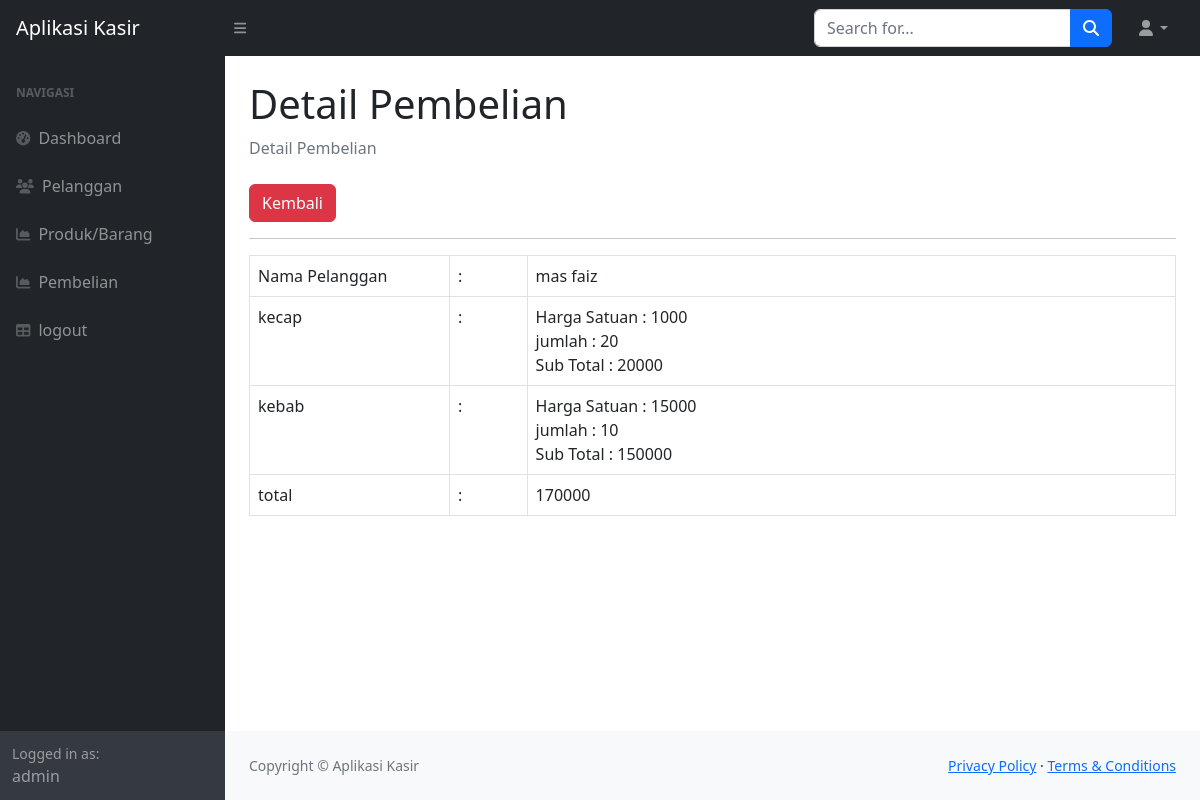
The page /ukk_kasir/index.php?page=penjualan_detail&&id=7 (signed in) on the database its author committed.
### tables this page shows
CREATE TABLE `penjualan` (
  `id_penjualan` int(11) NOT NULL,
  `tanggal_penjualan` date DEFAULT NULL,
  `total_harga` int(11) DEFAULT NULL,
  `id_pelanggan` int(11) DEFAULT NULL
);

CREATE TABLE `pelanggan` (
  `id_pelanggan` int(11) NOT NULL,
  `nama_pelanggan` varchar(255) DEFAULT NULL,
  `alamat` text DEFAULT NULL,
  `no_telepon` varchar(255) DEFAULT NULL
);

CREATE TABLE `detail_penjualan` (
  `id_detail` int(11) NOT NULL,
  `id_penjualan` int(11) DEFAULT NULL,
  `id_produk` int(11) DEFAULT NULL,
  `jumlah_produk` int(11) DEFAULT NULL,
  `sub_total` int(11) DEFAULT NULL
);

CREATE TABLE `produk` (
  `id_produk` int(11) NOT NULL,
  `nama_produk` varchar(255) DEFAULT NULL,
  `harga` int(11) DEFAULT NULL,
  `stock` int(11) DEFAULT NULL
);

### ukk_kasir/penjualan_detail.php (the view)
<?php
    $id = $_GET['id'];
    $query = mysqli_query($koneksi, "SELECT*FROM penjualan LEFT JOIN pelanggan on pelanggan.id_pelanggan = penjualan.id_pelanggan WHERE id_penjualan=$id");
    $data = mysqli_fetch_array($query);
?>
<div class="container-fluid px-4">
                        <h1 class="mt-4">Detail Pembelian</h1>
                        <ol class="breadcrumb mb-4">
                            <li class="breadcrumb-item active">Detail Pembelian</li>
                        </ol>
                        <a href="?page=pelanggan" class="btn btn-danger">Kembali</a>
                        <hr>
                        <form method="post">
                            <table class="table table-bordered">
                                <tr>
                                    <td width="200">Nama Pelanggan</td>
                                    <td widht="1">:</td>
                                    <td>
                                        <?php echo $data ['nama_pelanggan']; ?>
                                    </td>
                                </tr>
                                <?php
                                    $pro = mysqli_query($koneksi, "SELECT*FROM detail_penjualan LEFT JOIN produk on produk.id_produk = detail_penjualan.id_produk where id_penjualan = $id");
                                    while($produk = mysqli_fetch_array($pro)) {
                                ?>
                                <tr>
                                    <td><?php echo $produk['nama_produk']; ?></td>
                                    <td>:</td>
                                    <td>
                                        Harga Satuan : <?php echo $produk['harga']; ?><br>
                                        jumlah : <?php echo $produk['jumlah_produk']; ?><br>
                                        Sub Total : <?php echo $produk['sub_total']; ?>
                                    </td>
                                </tr>
                                <?php
                                    }
                                    ?>
                                    <td>total</td>
                                    <td>:</td>
                                    <td><?php echo $data['total_harga']; ?></td>
                            </table>
                        </form>
                    </div>

### ukk_kasir/index.php (shortened to what this page needs)
<!DOCTYPE html>
<html lang="en">
    <head>
        <link href="https://cdn.jsdelivr.net/npm/simple-datatables@7.1.2/dist/style.min.css" rel="stylesheet" />
        <link href="css/styles.css" rel="stylesheet" />
    </head>
    <body class="sb-nav-fixed">
        <nav class="sb-topnav navbar navbar-expand navbar-dark bg-dark">
            <a class="navbar-brand ps-3" href="index.html">Aplikasi Kasir</a>
            <button class="btn btn-link btn-sm order-1 order-lg-0 me-4 me-lg-0" id="sidebarToggle" href="#!"><i class="fas fa-bars"></i></button>
            <form class="d-none d-md-inline-block form-inline ms-auto me-0 me-md-3 my-2 my-md-0">
                <div class="input-group">
                    <input class="form-control" type="text" placeholder="Search for..." aria-label="Search for..." aria-describedby="btnNavbarSearch" />
                    <button class="btn btn-primary" id="btnNavbarSearch" type="button"><i class="fas fa-search"></i></button>
                </div>
            </form>
            <ul class="navbar-nav ms-auto ms-md-0 me-3 me-lg-4">
                <li class="nav-item dropdown">
                    <a class="nav-link dropdown-toggle" id="navbarDropdown" href="#" role="button" data-bs-toggle="dropdown" aria-expanded="false"><i class="fas fa-user fa-fw"></i></a>
                </li>
            </ul>
        </nav>
        <div id="layoutSidenav">
            <div id="layoutSidenav_nav">
                <nav class="sb-sidenav accordion sb-sidenav-dark" id="sidenavAccordion">
                    <div class="sb-sidenav-menu">
                        <div class="nav">
                            <div class="sb-sidenav-menu-heading">Navigasi</div>
                            <a class="nav-link" href="index.php">
                                <div class="sb-nav-link-icon"><i class="fas fa-tachometer-alt"></i></div>
                                Dashboard
                            </a>
                            <a class="nav-link" href="?page=pelanggan">
                                <div class="sb-nav-link-icon"><i class="fas fa-users"></i></div>
                                Pelanggan
                            </a>
                            <a class="nav-link" href="?page=produk">
                                <div class="sb-nav-link-icon"><i class="fas fa-chart-area"></i></div>
                                Produk/Barang
                            </a>
                            <a class="nav-link" href="?page=pembelian">
                                <div class="sb-nav-link-icon"><i class="fas fa-chart-area"></i></div>
                                Pembelian
                            </a>
                            <a class="nav-link" href="logout.php">
                                <div class="sb-nav-link-icon"><i class="fas fa-table"></i></div>
                                logout
                            </a>
                        </div>
                    </div>
                    <div class="sb-sidenav-footer">
                        <div class="small">Logged in as:</div>
                        <?php echo $_SESSION['user']['nama']; ?>
                    </div>
                </nav>
            </div>
            <div id="layoutSidenav_content">
                <main>
                    <?php
                        $page = isset($_GET['page']) ? $_GET['page'] : 'home';
                        include $page . '.php';
                    ?>
                </main>
                <footer class="py-4 bg-light mt-auto">
                    <div class="container-fluid px-4">
                        <div class="d-flex align-items-center justify-content-between small">
                            <div class="text-muted">Copyright &copy; Aplikasi Kasir</div>
                            <div>
                                <a href="#">Privacy Policy</a>
                                &middot;
                                <a href="#">Terms &amp; Conditions</a>
                            </div>
                        </div>
                    </div>
                </footer>
            </div>
        </div>
    </body>
</html>

### rows shown on the page
penjualan: id_pelanggan.nama_pelanggan "mas faiz", total_harga "170000"
detail_penjualan: id_produk.nama_produk "kecap", id_produk.harga "1000", jumlah_produk "20", sub_total "20000"
detail_penjualan: id_produk.nama_produk "kebab", id_produk.harga "15000", jumlah_produk "10", sub_total "150000"

### other values the page prints
$_SESSION['user']['nama'] "admin"
